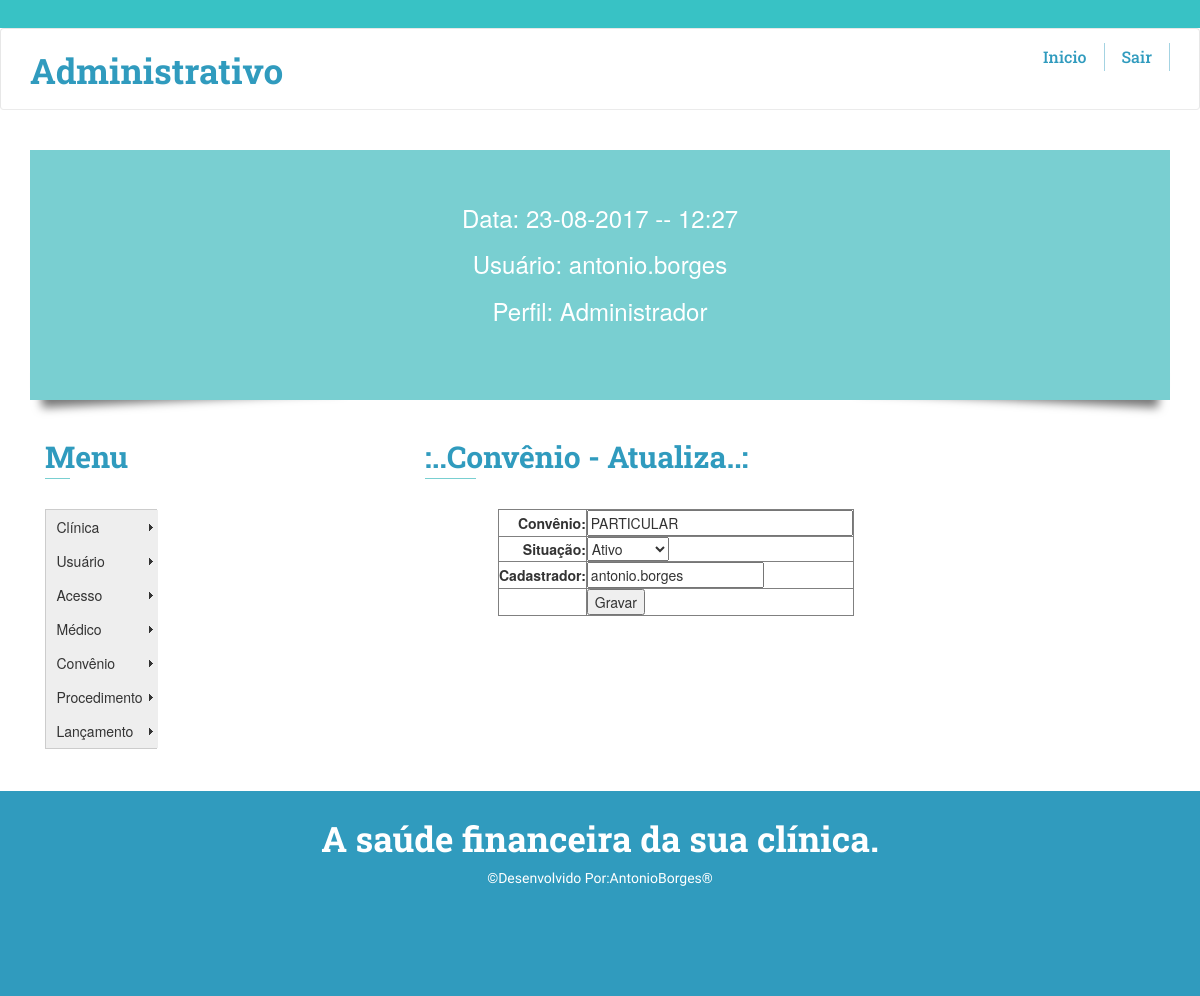
The page /administrativo/Adm_Convenio03.php?id_conv=1 (signed in) on the database its author committed.
### tables this page shows
CREATE TABLE IF NOT EXISTS `acesso` (
  `id_ace` int(11) NOT NULL AUTO_INCREMENT,
  `usu_data` date NOT NULL,
  `usu_id` int(5) NOT NULL,
  `login` varchar(20) NOT NULL,
  `senha` varchar(20) NOT NULL,
  `perfil_id` int(2) NOT NULL,
  `situacao_ace` int(2) NOT NULL,
  `cadastrador_ace` varchar(40) NOT NULL,
  PRIMARY KEY (`id_ace`),
  UNIQUE KEY `login` (`login`),
  KEY `usu_id` (`usu_id`),
  KEY `perfil_id` (`perfil_id`),
  KEY `situacao_ace` (`situacao_ace`)
);

CREATE TABLE IF NOT EXISTS `perfil` (
  `id_pf` int(11) NOT NULL AUTO_INCREMENT,
  `nome_pf` varchar(40) NOT NULL,
  PRIMARY KEY (`id_pf`)
);

CREATE TABLE IF NOT EXISTS `convenio` (
  `id_conv` int(11) NOT NULL AUTO_INCREMENT,
  `nome_conv` varchar(255) NOT NULL,
  `situacao_conv` int(2) NOT NULL,
  `cadastrador_conv` varchar(40) NOT NULL,
  PRIMARY KEY (`id_conv`),
  KEY `situacao_conv` (`situacao_conv`),
  KEY `situacao_conv_2` (`situacao_conv`)
);

CREATE TABLE IF NOT EXISTS `situacao` (
  `id_situa` int(11) NOT NULL AUTO_INCREMENT,
  `tipo_situa` varchar(40) NOT NULL,
  PRIMARY KEY (`id_situa`)
);

### administrativo/Adm_Convenio03.php (the view, shortened to what this page needs)
<?php require_once('../Connections/rec01.php'); ?>
<?php
$logoutAction = $_SERVER['PHP_SELF']."?doLogout=true";
if ((isset($_SERVER['QUERY_STRING'])) && ($_SERVER['QUERY_STRING'] != "")){
  $logoutAction .="&". htmlentities($_SERVER['QUERY_STRING']);
}
?>
<?php
if (!function_exists("GetSQLValueString")) {
function GetSQLValueString($theValue, $theType, $theDefinedValue = "", $theNotDefinedValue = "")
{
  $theValue = function_exists("mysql_real_escape_string") ? mysql_real_escape_string($theValue) : mysql_escape_string($theValue);
  switch ($theType) {
    case "long":
    case "int":
      $theValue = ($theValue != "") ? intval($theValue) : "NULL";
      break;
  }
  return $theValue;
}
}
$editFormAction = $_SERVER['PHP_SELF'];
if (isset($_SERVER['QUERY_STRING'])) {
  $editFormAction .= "?" . htmlentities($_SERVER['QUERY_STRING']);
}
$colname_cs_convenio = "-1";
if (isset($_GET['id_conv'])) {
  $colname_cs_convenio = $_GET['id_conv'];
}
$query_cs_convenio = sprintf("SELECT id_conv, nome_conv, situacao_conv, cadastrador_conv FROM convenio WHERE id_conv = %s", GetSQLValueString($colname_cs_convenio, "int"));
$cs_convenio = mysql_query($query_cs_convenio, $rec01) or die(mysql_error());
$row_cs_convenio = mysql_fetch_assoc($cs_convenio);
$query_cs_situacao = "SELECT id_situa, tipo_situa FROM situacao";
$cs_situacao = mysql_query($query_cs_situacao, $rec01) or die(mysql_error());
$row_cs_situacao = mysql_fetch_assoc($cs_situacao);
?>
<!doctype html>
<html>
	<body>
		<div class="header" id="home">
			<div class="header-top">
			</div>
			<div class="header_nav" id="home">
<nav class="navbar navbar-default chn-gd">
					<div class="container">
					<div class="navbar-header">
					<a class="navbar-brand logo-st" href="#">Administrativo</a>
					</div>
					<div class="collapse navbar-collapse" id="bs-example-navbar-collapse-1">
					<ul class="nav navbar-nav navbar-right">
						<li>
						<a href="./principal_Adm01.php">Inicio</a>
						</li>
						<li>
						<a href="<?php echo $logoutAction ?>">Sair</a>
						</li>
					</ul>
					</div>
				  </div>
				</nav>
    </div>
		</div>
		<?php include('../restrito/identifica01.php');?>
			<?php include('../restrito/Menu_lateral.php');?>
<div class="col-md-8 ser-fet">
						<h3>:..Convênio - Atualiza..:</h3>
						<span class="line"></span>
						<div class="features">
							<div class="col-md-6 fet-pad">
								<div class="div-margin">
									<div class="col-md-3 fet-pad wid">
									</div>
									<div class="col-md-9 fet-pad wid2">
                                      <form method="post" name="form1" action="<?php echo $editFormAction; ?>">
                                        <table width="100%" border="1" align="center" cellpadding="10" cellspacing="10">
                                          <tr valign="baseline">
                                            <td width="11%" align="right" nowrap><strong>Convênio:</strong></td>
                                            <td width="89%"><input type="text" name="nome_conv" value="<?php echo htmlentities($row_cs_convenio['nome_conv'], ENT_COMPAT, ''); ?>" size="32"></td>
                                          </tr>
                                          <tr valign="baseline">
                                            <td nowrap align="right"><strong>Situação:</strong></td>
                                            <td>
                                              <select name="situacao_conv" id="situacao_conv">
                                                <?php
												do {
												?>
												<option value="<?php echo $row_cs_situacao['id_situa']?>"<?php if (!(strcmp($row_cs_situacao['id_situa'], $row_cs_convenio['situacao_conv']))) {echo "selected=\"selected\"";} ?>><?php echo $row_cs_situacao['tipo_situa']?></option>
												<?php
												} while ($row_cs_situacao = mysql_fetch_assoc($cs_situacao));
												?>
                                            </select></td>
                                          </tr>
                                          <tr valign="baseline">
                                            <td nowrap align="right"><strong>Cadastrador:</strong></td>
                                            <td><input type="text" name="cadastrador_conv" value="<?php  echo $_SESSION['MM_Username'];?>" size="20" readonly="readonly"></td>
                                          </tr>
                                          <tr valign="baseline">
                                            <td nowrap align="right">&nbsp;</td>
                                            <td><input type="submit" value="Gravar"></td>
                                          </tr>
                                        </table>
                                      </form>
                                    </div>
								</div>
							</div>
						</div>
					</div>
</body>
</html>

### restrito/identifica01.php (shortened to what this page needs)
<?php require_once('../Connections/rec01.php'); ?>
<?php
$usuario=$_SESSION['MM_Username'];
$query_cs_usuario = "SELECT id_ace, usu_data, usu_id, login, senha, perfil_id, situacao_ace, cadastrador_ace, id_pf, nome_pf FROM acesso, perfil WHERE perfil_id=id_pf AND login='$usuario'";
$cs_usuario = mysql_query($query_cs_usuario, $rec01) or die(mysql_error());
$row_cs_usuario = mysql_fetch_assoc($cs_usuario);
?>
<html>
	<body>
			<div class="container">
				<ul class="box-shadow effect2">
					<li>
                    	<h3><font color="white" size="+2"><?php  date_default_timezone_set('America/Sao_Paulo');
																	$date = date('d-m-Y -- H:i');
																	echo "Data:&nbsp;".$date;
														            ?></font></h3><br>
						<h3><font color="white" size="+2"><?php  echo "Usuário:&nbsp".$_SESSION['MM_Username'];?></font></h3><br>
                        <h3><font color="white" size="+2"><?php  echo "Perfil:&nbsp".$perfil=$row_cs_usuario['nome_pf'];?></font></h3><br>
					</li>
				</ul>
			</div>
	</body>
</html>

### css/style.css (style rules this page uses)
h4, h5, h6, h1, h2, h3 { margin: 0; }
ul, ol, li { margin: 0; }
p { margin: 0; }
body { margin:0; padding:0; }
.header-top { background:#38c2c5; padding: 1em 0em; }
.navbar-header a.navbar-brand.logo-st,.navbar-header a.navbar-brand.logo-st:hover { font-family: 'Roboto Slab', serif; font-weight:700; font-size: 35px; text-decoration:none; color:#309BBE; margin-top: 2px; }
nav.navbar.navbar-default.chn-gd { background-color: #fff; border-bottom: 1px solid #EBEBEB; padding: 1em 0em; margin: 0; }
.navbar-default .navbar-nav>li { border-right:1px solid rgba(48, 155, 190, 0.44); padding: 0px 5px 0px; }
.navbar-default .navbar-nav>li>a:focus,.navbar-default .navbar-nav>li>a { padding: 4px 12px; color: #309BBE !important; font-family: 'Roboto Slab', serif; font-weight: 500; font-size: 16px; }
ul.box-shadow li { text-align:center; position:relative; top:55px; }
ul.box-shadow { width:100%; height:250px; background:#79CFD1; margin:40px auto; }
.effect2 { position: relative; }
.effect2:before, .effect2:after { z-index: -1; position: absolute; content: ""; bottom: 15px; left: 10px; width: 50%; top: 80%; max-width:300px; background: #777; -webkit-box-shadow: 0 15px 10px #777; -moz-box-shadow: 0 15px 10px #777; box-shadow: 0 15px 10px #777; -webkit-transform: rotate(-3deg); -moz-transform: rotate(-3deg); -o-transform: rotate(-3deg); -ms-transform: rotate(-3deg); transform: rotate(-3deg); }
.effect2:after { -webkit-transform: rotate(3deg); -moz-transform: rotate(3deg); -o-transform: rotate(3deg); -ms-transform: rotate(3deg); transform: rotate(3deg); right: 10px; left: auto; }
.ser-fet h3 { color: #309BBE; font-weight: 700; font-family: 'Roboto Slab', serif; margin-bottom: 5px; font-size: 30px; }
span.line { height: 1px; background-color: #79CFD1; display: block; width: 7%; }
ul { padding: 0; list-style: none; }
.features { margin-top: 30px; }
.fet-pad { padding:0px 0px 0px 0px; }
.wid { width: 20%; }
.div-margin { padding-bottom: 35px; }
.footer { background:#309BBE; padding:2em 0em; }
.footer-text { text-align:center; }
.footer-text h3 a,.footer-text h3 a:hover { font-family: 'Roboto Slab', serif; font-weight: 700; font-size: 35px; text-decoration: none; color: #fff; margin-bottom: 10px; }
.footer-text p { margin-top: 10px; color: #fff; font-family: 'Monda', sans-serif; font-size: 14px; font-weight: 100; }

### rows shown on the page
acesso: perfil.nome_pf "Administrador"
convenio: nome_conv "PARTICULAR", situacao_conv "Ativo"

### other values the page prints
$date "23-08-2017 -- 12:27"
$_SESSION['MM_Username'] "antonio.borges"
